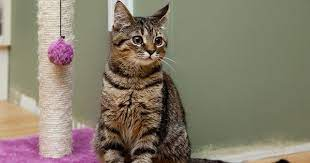
#> input picture Gato.png, 310 x 163 px
$ python template_matching.py
#> lines starting #> are read from the running program, lines starting #| are printed output that depends on the picture; after the words box and inside, x2 and y2 are one past the last pixel; in counts of white or black regions, pixels touching at a corner belong together
from re import template
import cv2

#se leen las imagenes de entrada
image = cv2.imread("Gato.png")
#> image is the input picture: shape (163, 310, 3); mean B, G, R 108.8, 125.5, 134.3
template =cv2.imread("GatoTemplate.png")
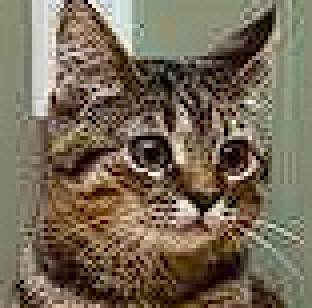
#> input picture GatoTemplate.png, 78 x 77 px (shown 4 times larger)
#> template is the input picture: shape (77, 78, 3); mean B, G, R 87.2, 106, 118.7

#transforma la imagen de cvr a escala de grises
image_gray = cv2.cvtColor(image, cv2.COLOR_BGR2GRAY)
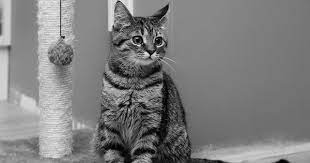
#> image_gray: shape (163, 310); min 0, max 242, mean 126.2
template_gray = cv2.cvtColor(template, cv2.COLOR_BGR2GRAY)
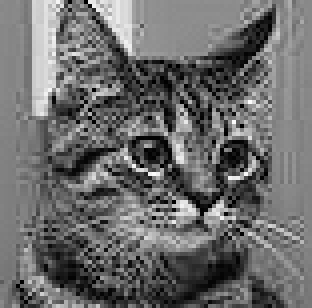
#> template_gray: shape (77, 78) (shown 4 times larger); min 0, max 253, mean 107.7

#realiza los procedimientos necesarios
res = cv2.matchTemplate(image_gray, template_gray, cv2.TM_SQDIFF)
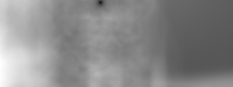
#> res: shape (87, 233) float32; min 956888, max 45078088, mean 24743998; drawn with min black and max white

#visualiza el valor mas alto o el valor mas bajo para un mejor emparejamiento
min_val, max_val, min_loc, max_loc = cv2.minMaxLoc(res)
#> min_val = 956888; max_val = 45078088; min_loc = (100, 2); max_loc = (0, 64)

#imprime en consola los valores minimo y maximo y en X,Y
print(min_val, max_val, min_loc, max_loc)
#| 956888.0 45078088.0 (100, 2) (0, 64)

#ayuda a dibujar un rectangulo en la imagen y da la pocicion en X,Y
x1,y1 = min_loc
#> x1 = 100; y1 = 2
x2,y2 = min_loc[0] + template.shape[1], min_loc[1] + template.shape[0]
#> x2 = 178; y2 = 79

#crea un rectangulo en la pocicion de la imagen cortada
cv2.rectangle(image,(x1,y1),(x2,y2),(0,255,0),3)
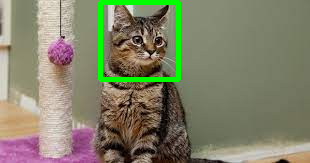
#> image: shape (163, 310, 3); 3.04% of pixels changed, all inside (x1, y1, x2, y2) = (98, 0, 181, 82)

#visualiza las imagenes
cv2.imshow("Cheems", image)
cv2.imshow("CheemsTemplate",template)
cv2.waitKey(0)
cv2.destroyAllWindows()
